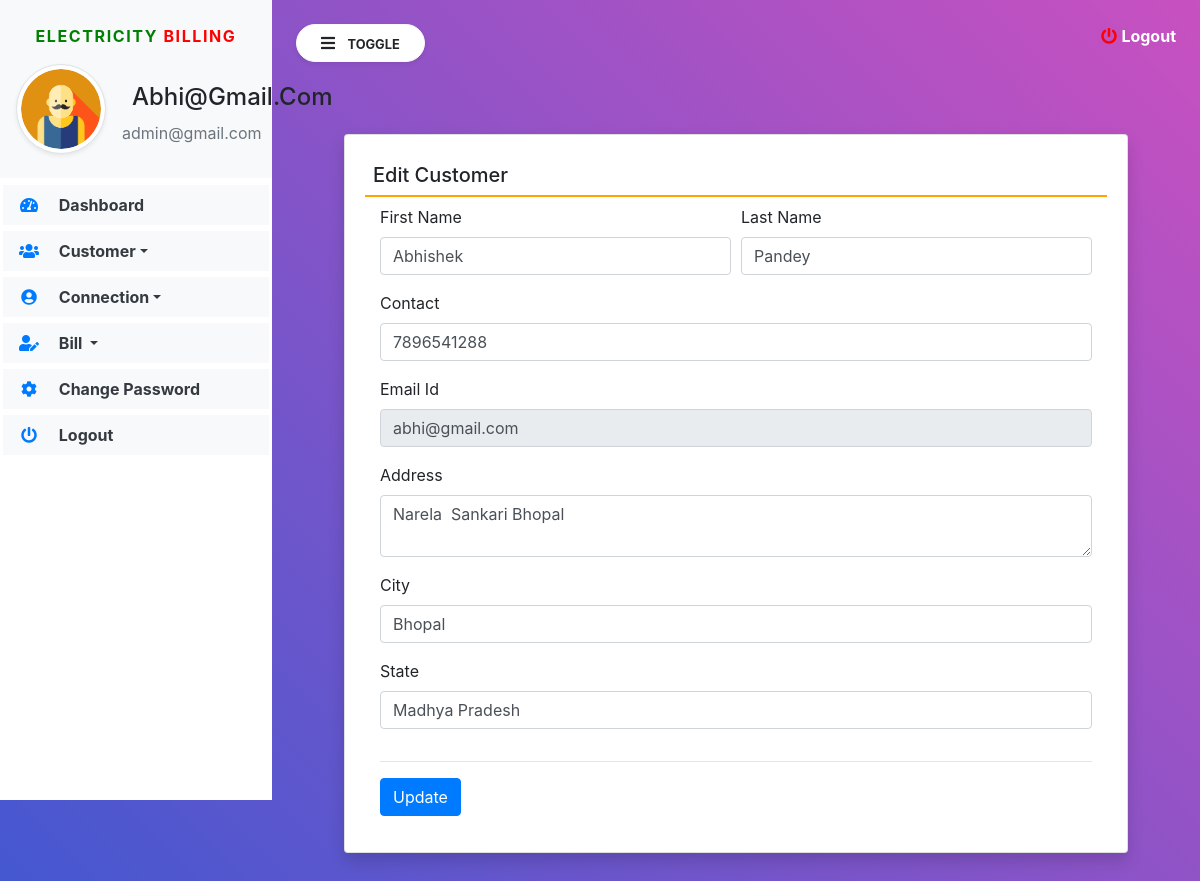
/edit_Customer/1 (signed in), run on the app's committed database.
### electricity/models.py (models this page shows, shortened)
class Customer(models.Model):
    user = models.ForeignKey(User,on_delete=models.CASCADE)
    contact = models.CharField(max_length=15, null=True)
    address = models.CharField(max_length=200, null=True)
    city = models.CharField(max_length=100,null=True)
    state = models.CharField(max_length=100, null=True)
    regdate = models.DateTimeField(auto_now_add=True)

### electricity/views.py (the view, shortened to what this page needs)
# urls.py: path('edit_Customer/<int:pid>', edit_Customer, name='edit_Customer'),
def edit_Customer(request,pid):
    if not request.user.is_authenticated:
        return redirect('admin_login')
    user = User.objects.get(id=request.user.id)
    customer = Customer.objects.get(id=pid)
    error = False
    d = {'customer': customer, 'user': user, 'error': error}
    return  render(request, 'edit_Customer.html', locals())

### electricity/templates/edit_Customer.html (shortened to what this page needs)
{% extends 'navbar1.html' %}
{% load static %}
{% block body1 %}
<div class="card shadow m-5">
    <div class="card-body">
      <h5 class="p-2" style="border-bottom: 2px solid orange">Edit Customer</h5>
      <div class="container-fluid">
        <form method="post" onsubmit="return MobileValidate()">
          <div class="form-row">
            <div class="col-sm-6">
             <div class="form-group">
               <label>First Name</label>
               <input type="text" name="firstname" class="form-control" value="{{customer.user.first_name}}">
             </div>
            </div>
             <div class="col-sm-6">
              <div class="form-group">
                <label>Last Name</label>
                <input type="text" name="lastname" class="form-control" value="{{customer.user.last_name}}">
              </div>
            </div>
           <div class="col-sm-12">
             <div class="form-group">
               <label>Contact</label>
               <input type="number" name="contact" class="form-control" value="{{customer.contact}}">
             </div>
            </div>
            <div class="col-sm-12">
             <div class="form-group">
               <label>Email Id</label>
               <input type="email" name="email" class="form-control" value="{{customer.user.username}}" readonly>
             </div>
            </div>
            <div class="col-sm-12">
             <div class="form-group">
               <label>Address</label>
               <textarea name="address" class="form-control" rows="2">{{customer.address}}</textarea>
             </div>
            </div>
            <div class="col-sm-12">
             <div class="form-group">
               <label>City</label>
               <input type="text" name="city" class="form-control" value="{{customer.city}}">
             </div>
            </div>
            <div class="col-sm-12">
             <div class="form-group">
               <label>State</label>
               <input type="text" name="state" class="form-control" value="{{customer.state}}">
             </div>
            </div>
          </div>
          <hr>
        <input type="submit" value="Update" class="btn btn-primary">
        </form>
      </div>
    </div>
  </div>
{% endblock %}

### electricity/templates/navbar1.html (shortened to what this page needs)
{% load static %}
<html>
<head>
<link rel="stylesheet"
	href="https://maxcdn.bootstrapcdn.com/bootstrap/4.5.2/css/bootstrap.min.css">
<link rel="stylesheet"
	href="https://pro.fontawesome.com/releases/v5.10.0/css/all.css"
 />
<link rel="stylesheet"
	href="https://cdnjs.cloudflare.com/ajax/libs/twitter-bootstrap/4.5.2/css/bootstrap.css">
<link rel="stylesheet"
	href="https://cdn.datatables.net/1.11.3/css/dataTables.bootstrap4.min.css">
<link rel="stylesheet" href="{% static 'css/sidebar.css' %}">
</head>
<body>
	<div class="bg-white vertical-nav" id="sidebar">
		<div class="bg-light py-4 px-3 mb-1">
			<p class="text-center font-weight-bold text-uppercase px-3 sidebar-title"><span style="color:green">Electricity</span> <span style="color:red">Billing</span></p>
			<div class="media d-flex align-items-center">
				<img src="{% static 'images/user12.png' %}" width="90" height="90"
					class="mr-3 rounded-circle img-thumbnail shadow-sm">
				<div class="media-body">
					<h4 class="mb-0" style="text-transform: capitalize;">{{request.user.username}}</h4>
					<p class="text-muted mb-0">admin@gmail.com</p>
				</div>
			</div>
		</div>
		<ul class="nav flex-column bg-white">
			<li class="nav-item"><a href="{% url 'admin_home' %}"
				class="nav-link text-dark bg-light"> <i
					class="fas fa-tachometer-alt fa-fw mr-3 text-primary"></i>
					Dashboard
			</a></li>
			<li class="nav-item dropdown"><a href=""
				class="nav-link dropdown-toggle text-dark bg-light" id="navbardrop"
				data-toggle="dropdown"> <i
					class="fas fa-users fa-fw mr-3 text-primary"></i> Customer</a>
			</li>
			<li class="nav-item dropdown"><a href=""
				class="nav-link dropdown-toggle text-dark bg-light" id="navbardrop"
				data-toggle="dropdown">
				<i class="fas fa-user-circle fa-fw mr-3 text-primary"></i> Connection</a>
			</li>
			<li class="nav-item dropdown"><a href=""
				class="nav-link dropdown-toggle text-dark bg-light" id="navbardrop"
				data-toggle="dropdown"> <i
					class="fas fa-user-edit fa-fw mr-3 text-primary"></i> Bill
			</a>
				</li>
               <li class="nav-item"><a href="{% url 'change_password' %}"
				class="nav-link text-dark bg-light"> <i
					class="fas fa-cog fa-fw mr-3 text-primary"></i>
					Change Password
			</a></li>
			<li class="nav-item"><a href="{% url 'logout' %}"
				class="nav-link text-dark bg-light">
				<i class="fas fa-power-off fa-fw mr-3 text-primary"></i>
					Logout
			</a></li>
		</ul>
	</div>
	<div class="page-content p-4" id="content">
		<a data-toggle="modal" data-target="#exampleModalCenter" title="logout" class="text-white float-right"><i
			class="fas fa-power-off"></i> <b>Logout</b></a>
		<button id="sidebarCollapse" type="button"
			class="btn btn-light bg-white rounded-pill shadow-sm px-4 mb-4">
			<i class="fas fa-bars mr-2"></i> <small
				class="text-uppercase font-weight-bold">Toggle</small>
		</button>
		{% block body1 %}
		{% endblock %}
</div>
</body>
</html>

### electricity/static/css/sidebar.css (style rules this page uses)
.sidebar-title { letter-spacing: 0.1em; color: #aaa; }
body { background: linear-gradient(-135deg, #c850c0, #4158d0); min-height: 100vh; }
.vertical-nav { min-width: 17rem; width: 17rem; height: 100vh; position: fixed; top: 0; left: 0; transition:all 0.4s; }
.page-content { width: calc(100%-17rem); margin-left: 17rem; transition:all 0.4s; }
.nav-link { font-weight : bold; }
.fa-power-off { color: red; }

### electricity/templates/navbar1.html (style rules this page uses)
.nav-item { padding: 3px !important; }
h2, h4 { padding: 10px; }

### data on the page
Customer: firstname "Abhishek", lastname "Pandey", contact "7896541288", email "abhi@gmail.com", address "Narela Sankari Bhopal", city "Bhopal", state "Madhya Pradesh"

### other printed values
{{ request.user.username }} "Abhi@gmail.com"
